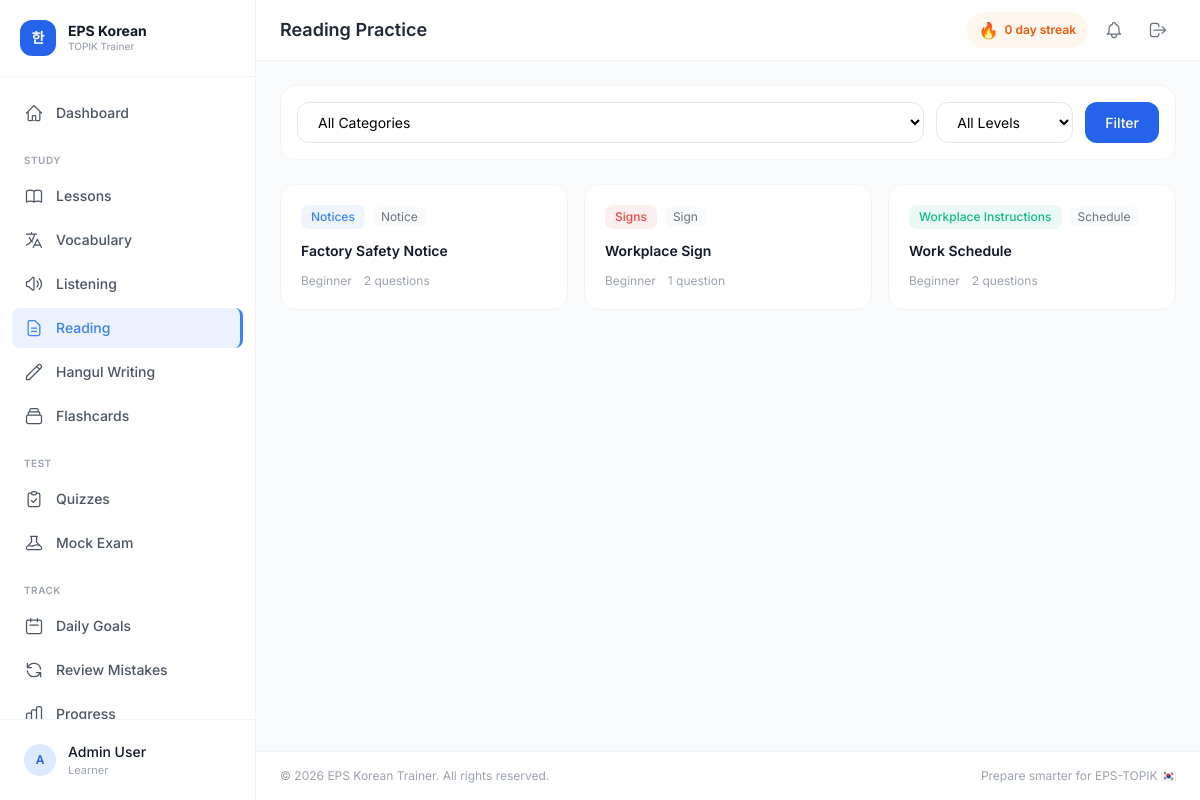
Page /reading.php (signed in) on the committed database.
### tables this page shows
CREATE TABLE reading_passages (
    id INT AUTO_INCREMENT PRIMARY KEY,
    category_id INT DEFAULT NULL,
    title VARCHAR(200) NOT NULL,
    passage_text LONGTEXT NOT NULL,
    content_type ENUM('notice','sign','instruction','dialogue','passage','schedule','workplace') DEFAULT 'passage',
    difficulty ENUM('beginner','intermediate','advanced') DEFAULT 'beginner',
    status ENUM('active','inactive') DEFAULT 'active',
    created_at DATETIME DEFAULT CURRENT_TIMESTAMP,
    FOREIGN KEY (category_id) REFERENCES categories(id) ON DELETE SET NULL,
    INDEX idx_difficulty (difficulty)
);

CREATE TABLE categories (
    id INT AUTO_INCREMENT PRIMARY KEY,
    name VARCHAR(100) NOT NULL,
    slug VARCHAR(100) NOT NULL UNIQUE,
    description TEXT DEFAULT NULL,
    module ENUM('lesson','vocabulary','listening','reading','quiz','mock_exam') NOT NULL,
    icon VARCHAR(50) DEFAULT NULL,
    color VARCHAR(20) DEFAULT '#3B82F6',
    sort_order INT DEFAULT 0,
    status ENUM('active','inactive') DEFAULT 'active',
    created_at DATETIME DEFAULT CURRENT_TIMESTAMP,
    INDEX idx_module (module),
    INDEX idx_status (status)
);

### includes/helpers.php (called while the page is built, shortened)
<?php
function sanitize(string $input): string {
    return htmlspecialchars(trim($input), ENT_QUOTES, 'UTF-8');
}

### reading.php (the view, shortened to what this page needs)
<?php
require_once __DIR__ . '/includes/helpers.php';
$userId = getCurrentUserId();
$db = getDB();
$passageId = (int)($_GET['passage'] ?? 0);
if ($passageId) {
    $stmt = $db->prepare("SELECT rp.*, c.name as category_name, c.icon as category_icon FROM reading_passages rp LEFT JOIN categories c ON rp.category_id = c.id WHERE rp.id = ? AND rp.status = 'active'");
    $stmt->execute([$passageId]);
    $passage = $stmt->fetch();
    if (!$passage) { redirect(APP_URL . '/reading.php', 'error', 'Passage not found.'); }
    $pageTitle = $passage['title'];
    $stmt = $db->prepare("SELECT * FROM reading_questions WHERE passage_id = ? ORDER BY sort_order");
    $stmt->execute([$passageId]);
    $questions = $stmt->fetchAll();
    $sessionKey = 'reading_' . $passageId;
    if (!isset($_SESSION[$sessionKey])) {
        $_SESSION[$sessionKey] = ['answers' => []];
    }
    $session = &$_SESSION[$sessionKey];
    if ($_SERVER['REQUEST_METHOD'] === 'POST' && isset($_POST['submit_answers'])) {
        if (validateCSRFToken($_POST[CSRF_TOKEN_NAME] ?? '')) {
            foreach ($questions as $idx => $q) {
                $answer = strtoupper($_POST['answer_' . $q['id']] ?? '');
                if ($answer && !isset($session['answers'][$q['id']])) {
                    $isCorrect = $answer === $q['correct_answer'];
                    $session['answers'][$q['id']] = [
                        'answer' => $answer,
                        'correct' => $q['correct_answer'],
                        'is_correct' => $isCorrect
                    ];
                    if (!$isCorrect) {
                        logMistake($userId, 'reading', $q['id'], $q['question_text'], $answer, $q['correct_answer'], $q['explanation']);
                    }
                }
            }
            $today = date('Y-m-d');
            $stmt2 = $db->prepare("INSERT INTO daily_goals (user_id, goal_date, completed_reading) VALUES (?, ?, 1) ON DUPLICATE KEY UPDATE completed_reading = completed_reading + 1");
            $stmt2->execute([$userId, $today]);
            logActivity($userId, 'reading', 'Completed reading: ' . $passage['title'], $passageId);
        }
        redirect(APP_URL . '/reading.php?passage=' . $passageId . '&submitted=1');
    }
    if (isset($_GET['reset'])) {
        unset($_SESSION[$sessionKey]);
        redirect(APP_URL . '/reading.php?passage=' . $passageId);
    }
    $submitted = !empty($session['answers']);
    require_once __DIR__ . '/includes/header.php';
    ?>
    <nav class="flex items-center gap-2 text-sm text-gray-400 mb-6">
        <a href="<?= APP_URL ?>/reading.php" class="hover:text-blue-600 transition">Reading</a>
        <svg class="w-4 h-4" fill="none" stroke="currentColor" viewBox="0 0 24 24"><path stroke-linecap="round" stroke-linejoin="round" stroke-width="2" d="M9 5l7 7-7 7"/></svg>
        <span class="text-gray-600 truncate"><?= sanitize($passage['title']) ?></span>
    </nav>
    <div class="max-w-4xl mx-auto">
        <div class="bg-white rounded-2xl border border-gray-100 p-6 sm:p-8 mb-6">
            <div class="flex items-center gap-2 mb-4">
                <span class="text-xs font-medium px-2.5 py-1 rounded-lg bg-blue-50 text-blue-700"><?= sanitize($passage['category_name'] ?? 'General') ?></span>
                <span class="px-2.5 py-1 text-xs rounded-lg bg-gray-50 text-gray-500 capitalize"><?= $passage['difficulty'] ?></span>
                <span class="px-2.5 py-1 text-xs rounded-lg bg-gray-50 text-gray-500 capitalize"><?= $passage['content_type'] ?></span>
            </div>
            <h2 class="text-xl font-bold text-gray-900 mb-4"><?= sanitize($passage['title']) ?></h2>
            <?php
            $passagePlainText = trim(strip_tags($passage['passage_text']));
            ?>
            <div class="mb-4 flex flex-col sm:flex-row gap-2">
                <?= passageListenBtn($passagePlainText, ['module' => 'reading', 'itemId' => $passage['id'], 'class' => 'flex-1 justify-center bg-gradient-to-r from-blue-50 to-indigo-50 hover:from-blue-100 hover:to-indigo-100 text-blue-700 border border-blue-100']) ?>
                <?= speakerBtn($passagePlainText, ['size' => 'lg', 'label' => 'Slow playback', 'rate' => 0.6, 'module' => 'reading', 'itemId' => $passage['id'], 'class' => 'sm:w-auto justify-center bg-gradient-to-r from-amber-50 to-orange-50 hover:from-amber-100 hover:to-orange-100 text-amber-700 border border-amber-100']) ?>
            </div>
            <div class="prose prose-sm max-w-none korean-text leading-relaxed text-gray-700 bg-gray-50 rounded-xl p-6 border border-gray-100">
                <?= $passage['passage_text'] ?>
            </div>
        </div>
        <div class="bg-white rounded-2xl border border-gray-100 p-6 sm:p-8 mb-6">
            <h3 class="text-base font-semibold text-gray-900 mb-6">Questions (<?= count($questions) ?>)</h3>
            <?php if ($submitted): ?>
                <?php
                $correctCount = count(array_filter($session['answers'], fn($a) => $a['is_correct']));
                $totalQ = count($questions);
                ?>
                <div class="mb-6 p-4 rounded-xl <?= $correctCount >= $totalQ * 0.7 ? 'bg-green-50 border border-green-100' : 'bg-amber-50 border border-amber-100' ?> text-center">
                    <p class="text-lg font-bold <?= $correctCount >= $totalQ * 0.7 ? 'text-green-700' : 'text-amber-700' ?>"><?= $correctCount ?>/<?= $totalQ ?> Correct (<?= calcPercent($correctCount, $totalQ) ?>%)</p>
                </div>
                <?php foreach ($questions as $idx => $q):
                    $ans = $session['answers'][$q['id']] ?? null;
                ?>
                <div class="mb-6 p-5 rounded-xl border <?= $ans && $ans['is_correct'] ? 'border-green-200 bg-green-50/30' : 'border-red-200 bg-red-50/30' ?>">
                    <p class="text-sm font-semibold text-gray-900 mb-3"><?= ($idx + 1) ?>. <?= sanitize($q['question_text']) ?></p>
                    <div class="space-y-2">
                        <?php foreach (['A', 'B', 'C', 'D'] as $opt):
                            $field = 'choice_' . strtolower($opt);
                            $isCorrectChoice = $q['correct_answer'] === $opt;
                            $isUserChoice = $ans && $ans['answer'] === $opt;
                        ?>
                        <div class="flex items-center gap-2 p-2.5 rounded-lg text-sm <?= $isCorrectChoice ? 'bg-green-100 text-green-800 font-medium' : ($isUserChoice && !$isCorrectChoice ? 'bg-red-100 text-red-800' : 'text-gray-600') ?>">
                            <span class="w-6 h-6 rounded flex items-center justify-center text-xs font-bold <?= $isCorrectChoice ? 'bg-green-500 text-white' : ($isUserChoice ? 'bg-red-500 text-white' : 'bg-gray-200 text-gray-500') ?>"><?= $opt ?></span>
                            <?= sanitize($q[$field]) ?>
                            <?php if ($isCorrectChoice): ?> ✓<?php endif; ?>
                        </div>
                        <?php endforeach; ?>
                    </div>
                    <?php if ($q['explanation']): ?>
                    <div class="mt-3 p-3 rounded-lg bg-blue-50 text-sm text-blue-700">
                        <strong>💡</strong> <?= sanitize($q['explanation']) ?>
                    </div>
                    <?php endif; ?>
                </div>
                <?php endforeach; ?>
                <div class="flex justify-center gap-3 mt-6">
                    <a href="<?= APP_URL ?>/reading.php?passage=<?= $passageId ?>&reset=1" class="px-5 py-2.5 bg-blue-600 text-white rounded-xl text-sm font-medium hover:bg-blue-700 transition">Try Again</a>
                    <a href="<?= APP_URL ?>/reading.php" class="px-5 py-2.5 border border-gray-200 rounded-xl text-sm text-gray-600 hover:bg-gray-50 transition">All Passages</a>
                </div>
            <?php else: ?>
                <form method="POST">
                    <?= csrfField() ?>
                    <?php foreach ($questions as $idx => $q): ?>
                    <div class="mb-6 pb-6 <?= $idx < count($questions) - 1 ? 'border-b border-gray-100' : '' ?>">
                        <p class="text-sm font-semibold text-gray-900 mb-3"><?= ($idx + 1) ?>. <?= sanitize($q['question_text']) ?></p>
                        <div class="space-y-2">
                            <?php foreach (['A', 'B', 'C', 'D'] as $opt):
                                $field = 'choice_' . strtolower($opt);
                            ?>
                            <label class="flex items-center gap-3 p-3 rounded-xl border border-gray-100 hover:border-blue-200 hover:bg-blue-50/30 cursor-pointer transition group">
                                <input type="radio" name="answer_<?= $q['id'] ?>" value="<?= $opt ?>" required class="hidden peer">
                                <span class="w-7 h-7 rounded-lg bg-gray-100 group-hover:bg-blue-100 peer-checked:bg-blue-600 peer-checked:text-white flex items-center justify-center text-xs font-bold text-gray-500 transition"><?= $opt ?></span>
                                <span class="text-sm text-gray-700"><?= sanitize($q[$field]) ?></span>
                            </label>
                            <?php endforeach; ?>
                        </div>
                    </div>
                    <?php endforeach; ?>
                    <button type="submit" name="submit_answers" value="1" class="w-full py-3 bg-blue-600 hover:bg-blue-700 text-white font-semibold rounded-xl transition text-sm">Submit All Answers</button>
                </form>
            <?php endif; ?>
        </div>
    </div>
<?php
} else {
    $where = "rp.status = 'active'";
    $params = [];
    $stmt = $db->prepare("SELECT rp.*, c.name as category_name, c.icon as category_icon, c.color as category_color,
        (SELECT COUNT(*) FROM reading_questions rq WHERE rq.passage_id = rp.id) as question_count
        FROM reading_passages rp LEFT JOIN categories c ON rp.category_id = c.id WHERE $where ORDER BY rp.id");
    $stmt->execute($params);
    $passages = $stmt->fetchAll();
    require_once __DIR__ . '/includes/header.php';
?>
    <div class="bg-white rounded-2xl border border-gray-100 p-4 mb-6">
        <form method="GET" class="flex flex-col sm:flex-row gap-3">
            <select name="category" class="flex-1 px-4 py-2.5 rounded-xl border border-gray-200 text-sm bg-white">
                <option value="">All Categories</option>
            </select>
            <select name="difficulty" class="px-4 py-2.5 rounded-xl border border-gray-200 text-sm bg-white">
                <option value="">All Levels</option>
            </select>
            <button type="submit" class="px-5 py-2.5 bg-blue-600 text-white rounded-xl text-sm font-medium hover:bg-blue-700 transition">Filter</button>
        </form>
    </div>
    <?php if (empty($passages)): ?>
    <div class="bg-white rounded-2xl border border-gray-100 p-12 text-center">
        <p class="text-gray-400 text-sm">No reading passages found.</p>
    </div>
    <?php else: ?>
    <div class="grid sm:grid-cols-2 lg:grid-cols-3 gap-4">
        <?php foreach ($passages as $p): ?>
        <a href="<?= APP_URL ?>/reading.php?passage=<?= $p['id'] ?>" class="group bg-white rounded-2xl border border-gray-100 hover:border-blue-200 hover:shadow-lg hover:shadow-blue-50 transition-all p-5">
            <div class="flex items-center gap-2 mb-3">
                <span class="text-xs font-medium px-2.5 py-1 rounded-lg" style="background: <?= $p['category_color'] ?? '#3B82F6' ?>15; color: <?= $p['category_color'] ?? '#3B82F6' ?>"><?= sanitize($p['category_name'] ?? 'General') ?></span>
                <span class="px-2 py-0.5 text-xs rounded-md bg-gray-50 text-gray-500 capitalize"><?= $p['content_type'] ?></span>
            </div>
            <h3 class="text-sm font-semibold text-gray-900 group-hover:text-blue-600 transition mb-3"><?= sanitize($p['title']) ?></h3>
            <div class="flex items-center gap-3 text-xs text-gray-400">
                <span class="capitalize"><?= $p['difficulty'] ?></span>
                <span><?= $p['question_count'] ?> question<?= $p['question_count'] != 1 ? 's' : '' ?></span>
            </div>
        </a>
        <?php endforeach; ?>
    </div>
    <?php endif; ?>
<?php } ?>
<?php require_once __DIR__ . '/includes/footer.php'; ?>

### includes/header.php (style rules this page uses)
body { font-family: 'Inter', 'Noto Sans KR', sans-serif; }

### rows in the picture
reading_passages: category.name "Notices", content_type "Notice", title "Factory Safety Notice", difficulty "Beginner", question_count "2"
reading_passages: category.name "Signs", content_type "Sign", title "Workplace Sign", difficulty "Beginner", question_count "1"
reading_passages: category.name "Workplace Instructions", content_type "Schedule", title "Work Schedule", difficulty "Beginner", question_count "2"

### other values in the picture
substr($currentUser['name'], 0, 1) "A"
$currentUser['name'] "Admin User"
$pageTitle "Reading Practice"
getUserStreak($currentUser['id']) "0"
APP_NAME "EPS Korean Trainer"
